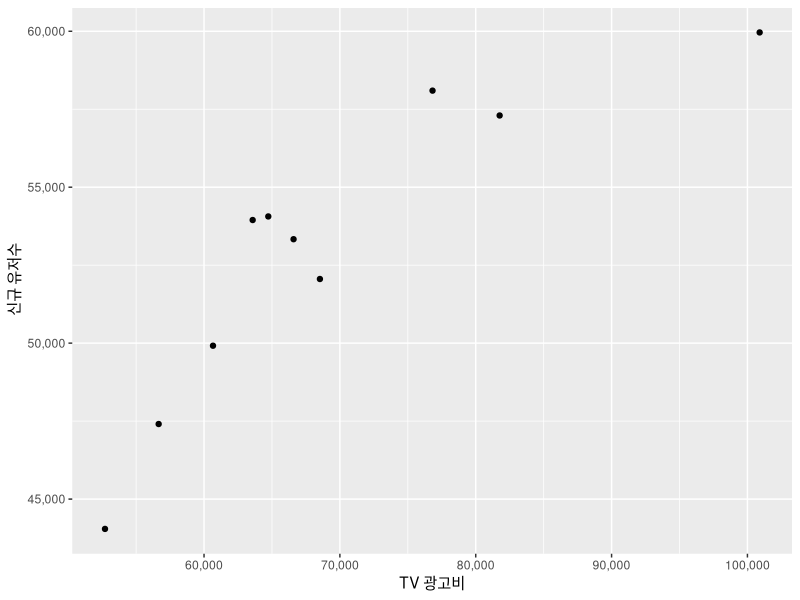
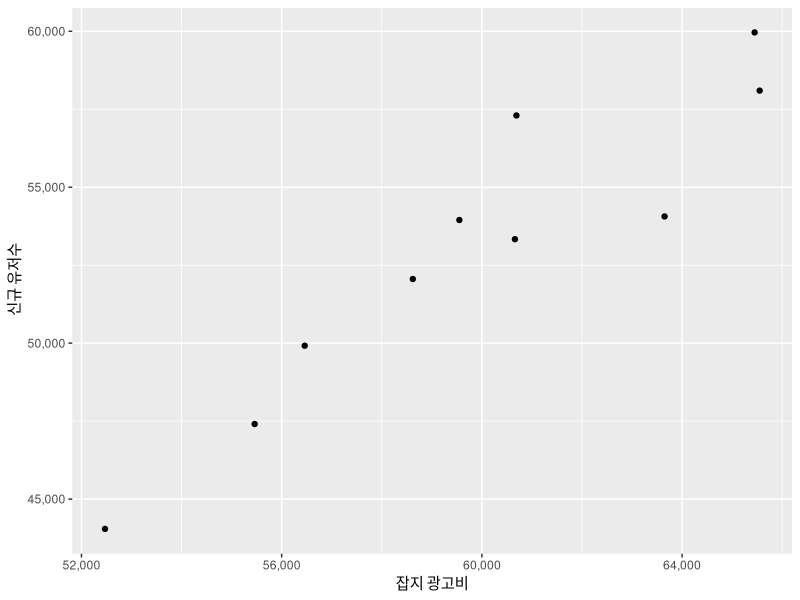

These charts were generated, in order, by the following R code:
## ---- chunk 1
knitr::opts_chunk$set(echo = TRUE)
## ---- chunk 2
ad_result <- read.csv("ad_result.csv", header = T, stringsAsFactors = FALSE)


## ---- chunk 3
library(ggplot2)
library(scales)

# TV 광고

ggplot(ad_result, aes( x = tvcm, y = install)) +
  geom_point() +
  xlab("TV 광고비") +
  ylab(" 신규 유저수") +
  scale_x_continuous(labels = comma) +
  scale_y_continuous(labels = comma)
## ---- chunk 4
# 잡지 광고

ggplot(ad_result, aes( x = magazine, y = install)) +
  geom_point() +
  xlab("잡지 광고비") +
  ylab(" 신규 유저수") +
  scale_x_continuous(labels = comma) +
  scale_y_continuous(labels = comma)
## ---- chunk 5
# 회귀분석 실행

fit <- lm(install ~ ., data = ad_result[, c( "install", "tvcm", "magazine")])
fit
## ---- chunk 6
summary(fit)
